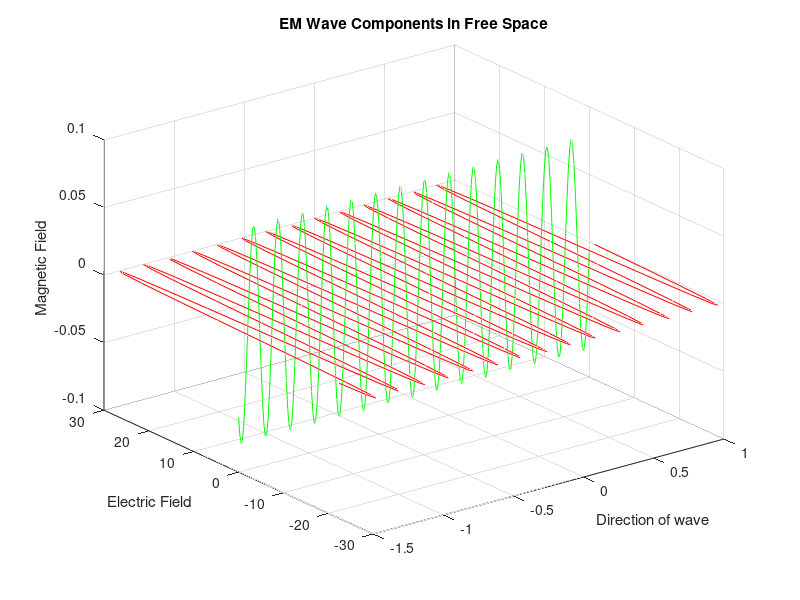
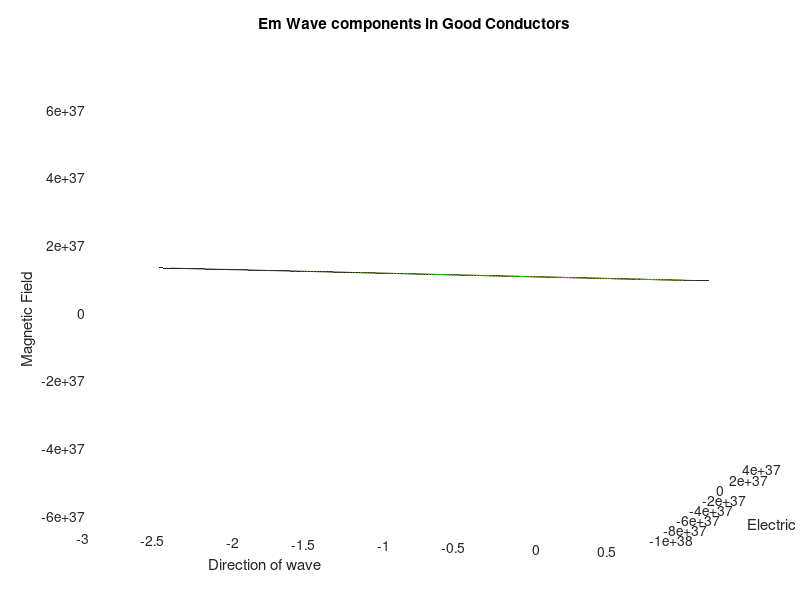
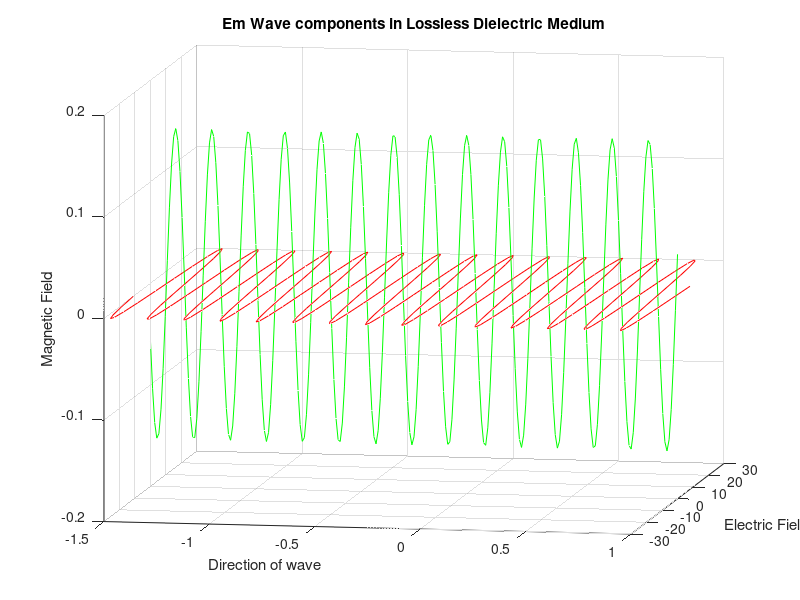
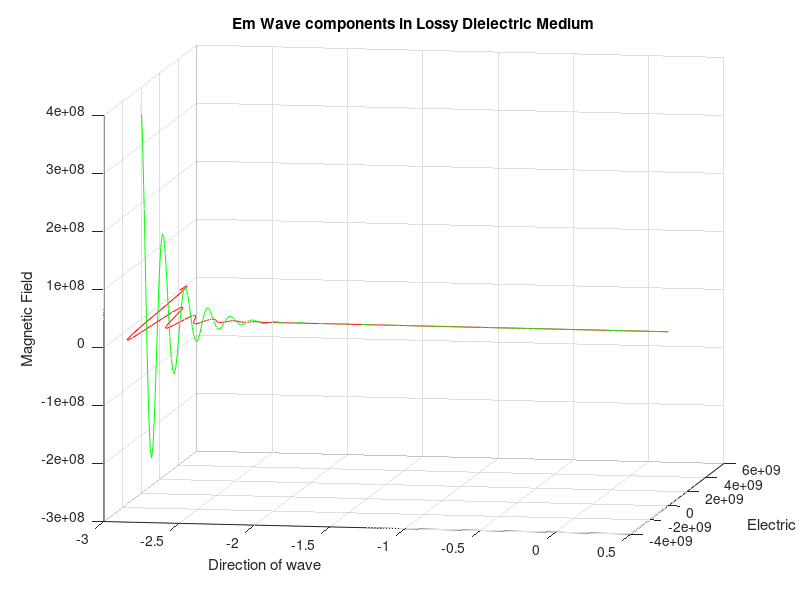

The MATLAB script that drew these images, in order:
clc;
clear all;
close all;

%Free Space
c = 3 * 10 .^ 8;
w = 1 * 10 .^ 8; 
beta = w/c;
t = -1.5 : 0.01 : 1;
x = -1.5 : 0.01 : 1;
m = zeros(size(t));
Ey = 30 * cos(w * t - beta * x);
Hz = (30/377) * cos(w * t - beta * x); 
plot3(x, Ey, m, 'r');
hold on;
plot3(x, m, Hz, 'g');
grid on;
hold off;
title('EM Wave Components in Free Space');
xlabel('Direction of wave'); 
ylabel('Electric Field'); 
zlabel('Magnetic Field');

%Good Conductors c = 3 * 10 .^ 8;
w = 1 * 10 .^ 8;
mu = 0.99999 * pi * 10 .^ (-7);
epsilon = 1 * 8.854 * 10 .^ (-12);
sigma = 50;
k = (mu * sigma) / 2;
alpha = (sqrt(k * w)); 
beta = (sqrt(k * w));
ita = sqrt((w * mu) / sigma); 
theta = pi / 4;
t = -3 : 0.01 : 0.5;
x = -3 : 0.01 : 0.5;
m = zeros(size(t));
Ey = 30 * cos(w * t - beta * x) .* exp(-alpha * x);
Hz = (30 / ita) * cos(w * t - beta * x - theta) .* exp(-alpha * x); 
figure;
plot3(x, Ey, m, 'r'); hold on;
plot3(x, m, Hz, 'g'); grid on;
hold off;
xlabel('Direction of wave'); 
ylabel('Electric Field'); 
zlabel('Magnetic Field');
title('Em Wave components in Good Conductors'); 
view(10, 10);

%Lossless Dielectric c = 3 * 10 .^ 8;
w = 1 * 10 .^ 8;
alpha = 0;
mu = 1 * 4 * pi * 10 .^ (-7);
epsilon = 3.7 * 8.854 * 10 .^ (-12);
beta = w * sqrt(mu * epsilon);
ita = sqrt(mu / epsilon);
t = -1.5 : 0.01 : 1;
x = -1.5 : 0.01 : 1;
m = zeros(size(t));
Ey = 30 * cos(w * t - beta * x) .* exp(-alpha * x);
Hz = (30 / ita) * cos(w * t - beta * x) .* exp(-alpha * x); 
figure;
plot3(x, Ey, m, 'r');
hold on;
plot3(x, m, Hz, 'g'); 
grid on;
hold off;
xlabel('Direction of wave'); 
ylabel('Electric Field'); 
zlabel('Magnetic Field');
title('Em Wave components in Lossless Dielectric Medium'); 
view(10, 10);


%Lossy Dielectric c = 3 * 10 .^ 8;
w = 1 * 10 .^ 8;
mu = 1 * 4 * pi * 10 .^ (-7);
epsilon = 3.7 * 8.854 * 10 .^ (-12);
sigma = 0.64;
k = (mu * epsilon) / 2;
alpha = w * (sqrt(k * (sqrt(1 + (sigma / (w * epsilon)) .^ 2) - 1))); 
beta = w * (sqrt(k * (sqrt(1 + (sigma / (w * epsilon)) .^ 2) + 1)));
ita = (sqrt(mu / epsilon)) / (1 + (sigma / (w * epsilon)) .^ 2) .^ (0.25);
theta = 0.5 * atan(sigma / (w * epsilon));
t = -3 : 0.01 : 0.5;
x = -3 : 0.01 : 0.5;
m = zeros(size(t));
Ey = 30 * cos(w * t - beta * x) .* exp(-alpha * x);
Hz = (30 / ita) * cos(w * t - beta * x - theta) .* exp(-alpha * x); 
figure;
plot3(x, Ey, m, 'r'); 
hold on;
plot3(x, m, Hz, 'g');
grid on;
hold off;
xlabel('Direction of wave'); 
ylabel('Electric Field'); 
zlabel('Magnetic Field');
title('Em Wave components in Lossy Dielectric Medium'); 
view(10, 10);